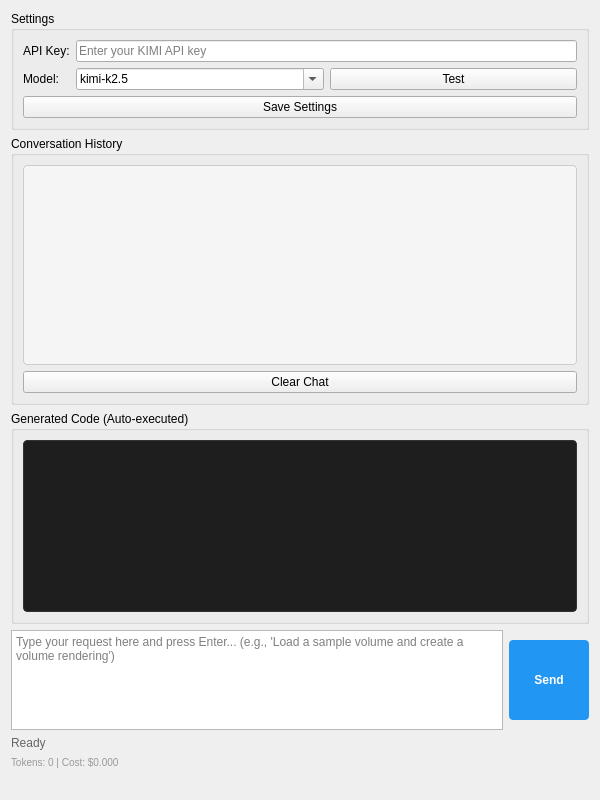
<?xml version="1.0" encoding="UTF-8"?>
<ui version="4.0">
 <class>SlicerKimiAgentWidget</class>
 <widget class="QWidget" name="SlicerKimiAgentWidget">
  <property name="geometry">
   <rect>
    <x>0</x>
    <y>0</y>
    <width>600</width>
    <height>800</height>
   </rect>
  </property>
  <property name="windowTitle">
   <string>Slicer KIMI Agent</string>
  </property>
  <layout class="QVBoxLayout" name="verticalLayout">
   
   <!-- Settings Group -->
   <item>
    <widget class="ctkCollapsibleGroupBox" name="settingsGroupBox">
     <property name="title">
      <string>Settings</string>
     </property>
     <property name="collapsed">
      <bool>true</bool>
     </property>
     <layout class="QFormLayout" name="settingsFormLayout">
      <item row="0" column="0">
       <widget class="QLabel" name="apiKeyLabel">
        <property name="text">
         <string>API Key:</string>
        </property>
       </widget>
      </item>
      <item row="0" column="1">
       <widget class="QLineEdit" name="apiKeyInput">
        <property name="echoMode">
         <enum>QLineEdit::Password</enum>
        </property>
        <property name="placeholderText">
         <string>Enter your KIMI API key</string>
        </property>
       </widget>
      </item>
      <item row="1" column="0">
       <widget class="QLabel" name="modelLabel">
        <property name="text">
         <string>Model:</string>
        </property>
       </widget>
      </item>
      <item row="1" column="1">
       <layout class="QHBoxLayout" name="modelLayout">
        <item>
         <widget class="QComboBox" name="modelSelector">
          <property name="editable">
           <bool>true</bool>
          </property>
          <item>
           <property name="text">
            <string>kimi-k2.5</string>
           </property>
          </item>
          <item>
           <property name="text">
            <string>kimi-k2-thinking</string>
           </property>
          </item>
          <item>
           <property name="text">
            <string>kimi-k2-turbo-preview</string>
           </property>
          </item>
          <item>
           <property name="text">
            <string>kimi-k2-0905-preview</string>
           </property>
          </item>
          <item>
           <property name="text">
            <string>moonshot-v1-8k</string>
           </property>
          </item>
          <item>
           <property name="text">
            <string>moonshot-v1-32k</string>
           </property>
          </item>
          <item>
           <property name="text">
            <string>moonshot-v1-128k</string>
           </property>
          </item>
         </widget>
        </item>
        <item>
         <widget class="QPushButton" name="testConnectionButton">
          <property name="text">
           <string>Test</string>
          </property>
          <property name="toolTip">
           <string>Test API connection (K2.5 models: kimi-k2.5, kimi-k2-thinking)</string>
          </property>
         </widget>
        </item>
       </layout>
      </item>
      <item row="2" column="0" colspan="2">
       <widget class="QPushButton" name="saveSettingsButton">
        <property name="text">
         <string>Save Settings</string>
        </property>
       </widget>
      </item>
     </layout>
    </widget>
   </item>
   
   <!-- Conversation History (Collapsible) -->
   <item>
    <widget class="ctkCollapsibleGroupBox" name="chatHistoryGroupBox">
     <property name="title">
      <string>Conversation History</string>
     </property>
     <property name="collapsed">
      <bool>true</bool>
     </property>
     <layout class="QVBoxLayout" name="chatHistoryLayout">
      <item>
       <widget class="QTextEdit" name="chatHistory">
        <property name="minimumSize">
         <size>
          <width>0</width>
          <height>200</height>
         </size>
        </property>
        <property name="readOnly">
         <bool>true</bool>
        </property>
        <property name="styleSheet">
         <string notr="true">QTextEdit {
    background-color: #f5f5f5;
    border: 1px solid #cccccc;
    border-radius: 4px;
}</string>
        </property>
       </widget>
      </item>
      <item>
       <widget class="QPushButton" name="clearChatButton">
        <property name="text">
         <string>Clear Chat</string>
        </property>
        <property name="toolTip">
         <string>Clear conversation history</string>
        </property>
       </widget>
      </item>
     </layout>
    </widget>
   </item>
   
   <!-- Generated Code (Collapsible) -->
   <item>
    <widget class="ctkCollapsibleGroupBox" name="codeDisplayGroupBox">
     <property name="title">
      <string>Generated Code (Auto-executed)</string>
     </property>
     <property name="collapsed">
      <bool>true</bool>
     </property>
     <layout class="QVBoxLayout" name="codeDisplayLayout">
      <item>
       <widget class="QTextEdit" name="codeDisplay">
        <property name="minimumSize">
         <size>
          <width>0</width>
          <height>100</height>
         </size>
        </property>
        <property name="readOnly">
         <bool>true</bool>
        </property>
        <property name="styleSheet">
         <string notr="true">QTextEdit {
    background-color: #1e1e1e;
    color: #d4d4d4;
    font-family: Consolas, Monaco, monospace;
    font-size: 12px;
    border: 1px solid #333333;
    border-radius: 4px;
}</string>
        </property>
       </widget>
      </item>
     </layout>
    </widget>
   </item>
   
   <!-- Input Area -->
   <item>
    <layout class="QHBoxLayout" name="inputLayout">
     <item>
      <widget class="QTextEdit" name="promptInput">
       <property name="maximumSize">
        <size>
         <width>16777215</width>
         <height>120</height>
        </size>
       </property>
       <property name="minimumSize">
        <size>
         <width>0</width>
         <height>100</height>
        </size>
       </property>
       <property name="placeholderText">
        <string>Type your request here and press Enter... (e.g., 'Load a sample volume and create a volume rendering')</string>
       </property>
      </widget>
     </item>
     <item>
      <widget class="QPushButton" name="sendButton">
       <property name="minimumSize">
        <size>
         <width>80</width>
         <height>80</height>
        </size>
       </property>
       <property name="text">
        <string>Send</string>
       </property>
       <property name="styleSheet">
        <string notr="true">QPushButton {
    background-color: #2196F3;
    color: white;
    border: none;
    font-weight: bold;
    border-radius: 4px;
}
QPushButton:hover {
    background-color: #0b7dda;
}
QPushButton:disabled {
    background-color: #cccccc;
}</string>
       </property>
      </widget>
     </item>
    </layout>
   </item>
   
   <!-- Status Bar -->
   <item>
    <widget class="QLabel" name="statusLabel">
     <property name="text">
      <string>Ready</string>
     </property>
     <property name="styleSheet">
      <string notr="true">color: #666666;</string>
     </property>
    </widget>
   </item>
   
   <!-- Token Usage -->
   <item>
    <widget class="QLabel" name="tokenLabel">
     <property name="text">
      <string>Tokens: 0 | Cost: $0.000</string>
     </property>
     <property name="styleSheet">
      <string notr="true">color: #999999; font-size: 10px;</string>
     </property>
    </widget>
   </item>
   
   <!-- Spacer at the very bottom -->
   <item>
    <spacer name="verticalSpacer">
     <property name="orientation">
      <enum>Qt::Vertical</enum>
     </property>
     <property name="sizeHint" stdset="0">
      <size>
       <width>20</width>
       <height>40</height>
      </size>
     </property>
    </spacer>
   </item>
   
  </layout>
 </widget>
 <customwidgets>
  <customwidget>
   <class>ctkCollapsibleGroupBox</class>
   <extends>QGroupBox</extends>
   <header>ctkCollapsibleGroupBox.h</header>
   <container>1</container>
  </customwidget>
 </customwidgets>
 <resources/>
 <connections/>
</ui>
